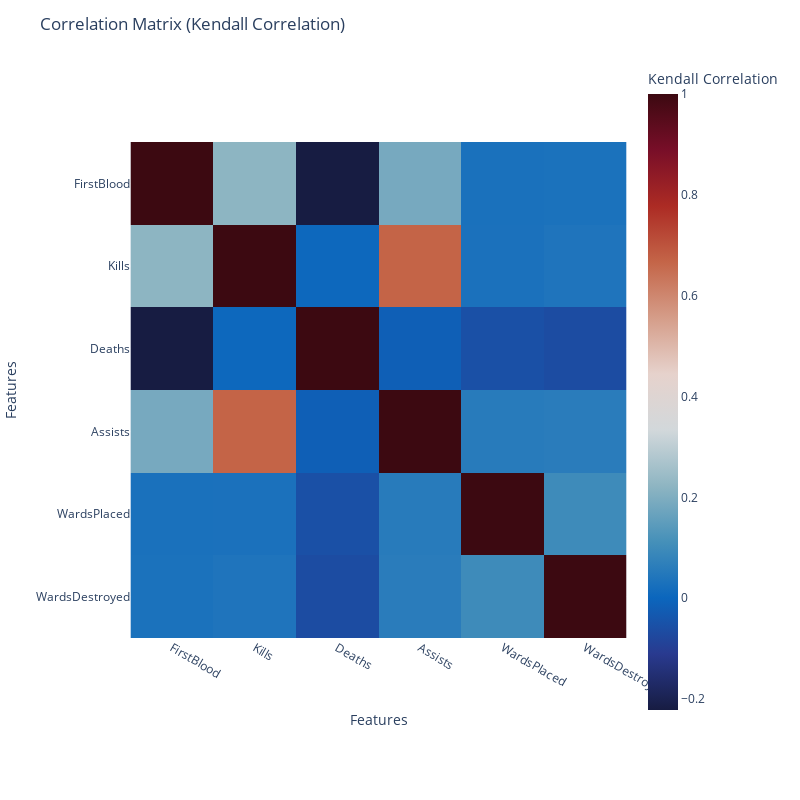

Here is the notebook cell this chart was saved with:
### Code cell
plot_correlation_matrix_plotly(df[early_combat_features], method='kendall')

### Figure 1 — Plotly figure (JSON) as saved in the notebook; plotly's stock layout.template omitted (floating-point values rounded to 4 significant figures)
{"data": [{"coloraxis": "coloraxis", "hovertemplate": "Features: %{x}<br>Features: %{y}<br>Kendall Correlation: %{z}<extra></extra>", "name": "0", "type": "heatmap", "x": ["FirstBlood", "Kills", "Deaths", "Assists", "WardsPlaced", "WardsDestroyed"], "xaxis": "x", "y": ["FirstBlood", "Kills", "Deaths", "Assists", "WardsPlaced", "WardsDestroyed"], "yaxis": "y", "z": [[1, 0.2217, -0.2217, 0.1869, 0.03004, 0.03159], [0.2217, 1, 0.004584, 0.6689, 0.03052, 0.03865], [-0.2217, 0.004584, 1, -0.01615, -0.05553, -0.06416], [0.1869, 0.6689, -0.01615, 1, 0.05572, 0.05885], [0.03004, 0.03052, -0.05553, 0.05572, 1, 0.09753], [0.03159, 0.03865, -0.06416, 0.05885, 0.09753, 1]]}], "layout": {"coloraxis": {"colorbar": {"title": {"text": "Kendall Correlation"}}, "colorscale": [[0, "rgb(23, 28, 66)"], [0.09091, "rgb(41, 58, 143)"], [0.1818, "rgb(11, 102, 189)"], [0.2727, "rgb(69, 144, 185)"], [0.3636, "rgb(142, 181, 194)"], [0.4545, "rgb(210, 216, 219)"], [0.5455, "rgb(230, 210, 204)"], [0.6364, "rgb(213, 157, 137)"], [0.7273, "rgb(196, 101, 72)"], [0.8182, "rgb(172, 43, 36)"], [0.9091, "rgb(120, 14, 40)"], [1, "rgb(60, 9, 17)"]]}, "height": 800, "margin": {"t": 60}, "title": {"text": "Correlation Matrix (Kendall Correlation)"}, "width": 800, "xaxis": {"anchor": "y", "constrain": "domain", "domain": [0, 1], "scaleanchor": "y", "title": {"text": "Features"}}, "yaxis": {"anchor": "x", "autorange": "reversed", "constrain": "domain", "domain": [0, 1], "title": {"text": "Features"}}}}
